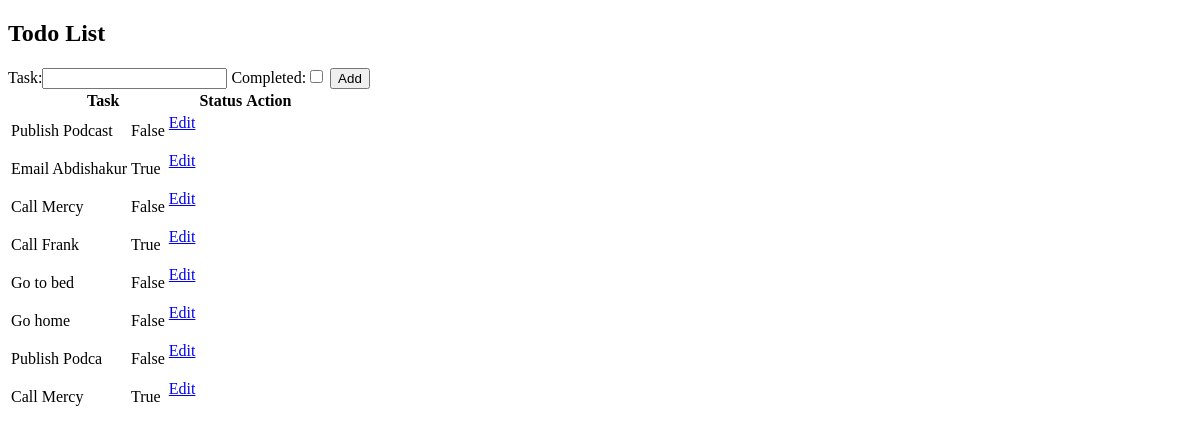
Before: / with the older database file.
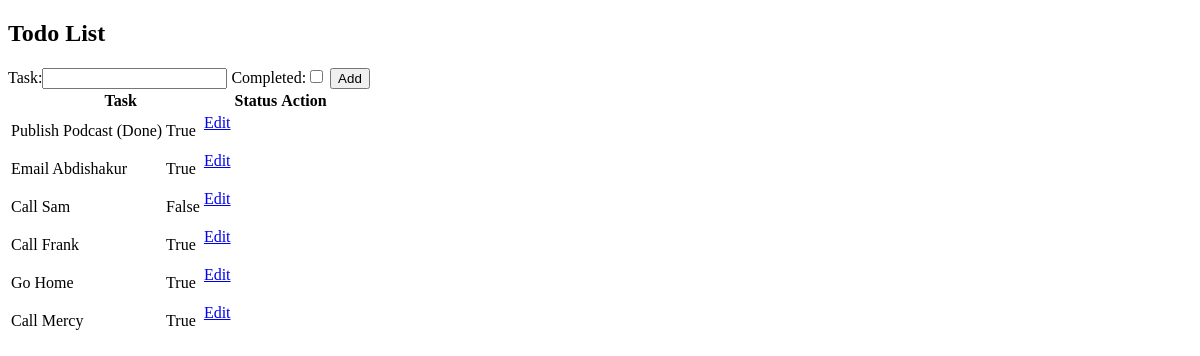
After: the same page with the newer database file.
### task/models.py (models this page shows, shortened)
class Task(models.Model):
    task = models.CharField(max_length=200)
    completed = models.BooleanField(default=False)
    date = models.DateTimeField(auto_now_add=True)

### task/views.py (the view)
# urls.py: path('', views.index, name='tasklist'),
def index(request):
    tasks = Task.objects.all()
    form = TaskForm()
    if request.method == 'POST':
        form = TaskForm(request.POST)
        if form.is_valid():
            form.save()
    context = {'tasks':tasks, 'form':form}
    return render(request, 'task/lists.html', context)

### task/forms.py
class TaskForm(ModelForm):
    class Meta:
        model = Task
        fields = ['task', 'completed']

### task/templates/task/lists.html (shortened to what this page needs)
<!DOCTYPE html>
<html lang="en" dir="ltr">
  <head>
  </head>
  <body>
    <h2>Todo List</h2>
    <form method="POST" action="/">
      {{form}}
      <input type="submit" value="Add">
    </form>
    <table>
      <thead colspan="12">
        <th colspan="12">Task</th>
        <th colspan="11">Status</th>
        <th>Action</th>
      </thead>
      <tbody>
        {% for task in tasks %}
        <tr rowspan="4">
        <td>{{ task.task }}</td>
        <td>{{ task.completed }}</td>
        <td><a href="{% url 'update' task.id %}"<p>Edit</p></a></td>
        </tr>
        {% endfor %}
      </tbody>
    </table>
  </body>
</html>

Changed rows visible on the page:
removed Task: task "Go to bed", completed "False"
removed Task: task "Publish Podca", completed "False"
changed Task: task "Publish Podcast" → "Publish Podcast (Done)"; completed "False" → "True"
changed Task "False": task "Call Mercy" → "Call Sam"
changed Task: task "Go home" → "Go Home"; completed "False" → "True"
